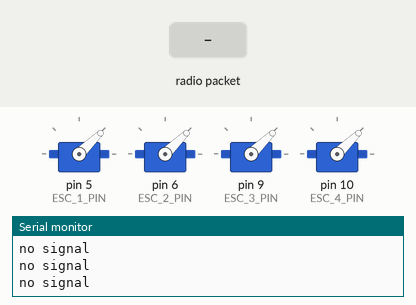
A sketch run on a simulated Arduino Uno, built with avr-gcc and run on an emulated ATmega328P. On the bench: 4 × servo, the last lines printed to the serial monitor. The test bench sets the inputs (shaded band). No radio packets arrive unless stated.

Above: at 6.4 s.
6.5 s: radio packet "1" arrives
At 6.9 s:
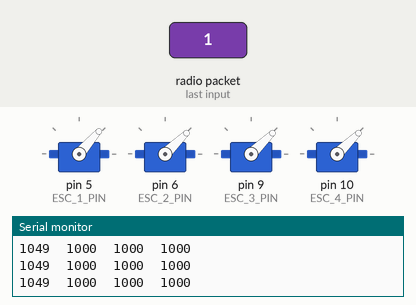
9.0 s: radio packet "0" arrives
At 9.8 s:
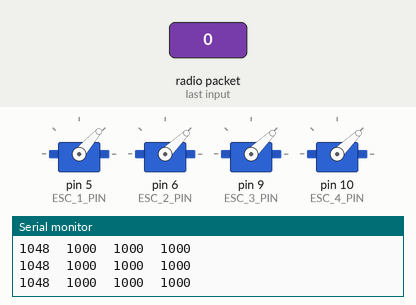
12.0 s: radio packet "2" arrives
At 12.8 s:
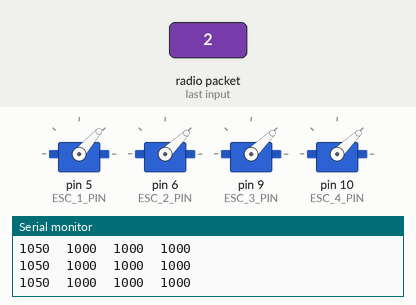
Timing chart, 0 to 15.0 s (numbered marks = the images above; inputs shaded):
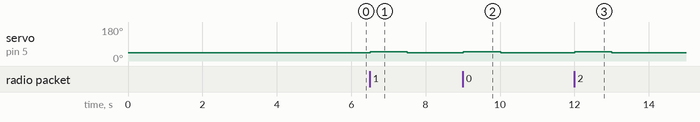

Measured:
- after the input at 6.5 s, servo on pin 5 (ESC_1_PIN): 44° → 49° at once, → 44° 1.0 s later
- after the input at 9.0 s, servo on pin 5 (ESC_1_PIN): 44° → 49° at once, → 44° 1.0 s later
- after the input at 12.0 s, servo on pin 5 (ESC_1_PIN): 44° → 49° at once, → 44° 1.0 s later

The sketch:

receiver_RX.ino
```cpp
#include <Servo.h>
#include <SPI.h>
#include "nRF24L01.h"
#include "RF24.h"
#include "printf.h"

#define ESC_1_PIN 5
#define ESC_2_PIN 6
#define ESC_3_PIN 9
#define ESC_4_PIN 10

#define CE_PIN 7
#define CS_PIN 8

#define MIN_SIGNAL 1000
#define MAX_SIGNAL 2000

Servo motor[4];
int esc[4];
int esc_pin[4] = { ESC_1_PIN, ESC_2_PIN, ESC_3_PIN, ESC_4_PIN };

RF24 radio(CE_PIN, CS_PIN);
const uint64_t pipe = 0xABCDABCD11LL;
byte data[12];

unsigned long t0;
unsigned long t1;

void setup(void) {
  Serial.begin(9600);
  printf_begin();
  delay(200);
  for (int i = 0; i < 4; i++){
    motor[i].attach(esc_pin[i]);
    motor[i].writeMicroseconds(MIN_SIGNAL);
    // todo: postaviti taster za test motora, led green-red.
  }
  delay(5000);
  radio.begin();
  radio.powerUp();
  radio.setChannel(108);
  radio.setPALevel(RF24_PA_MAX);
  radio.setDataRate(RF24_250KBPS);
  radio.setAutoAck(false);
  radio.disableCRC();
  radio.setRetries(2, 5);
  radio.openReadingPipe(1, pipe);
  radio.startListening();
  radio.printDetails();
  t0 = millis();
}

void loop(void){
  while(radio.available()){
    radio.read(&data, 12);
    t0 = millis();
  }

  t1 = millis();

  if (t1 - t0 > 1000) {
    for (int i = 0; i < 4; i++) {
      motor[i].writeMicroseconds(1000);
    }
    Serial.println("no signal");
    // todo: add alarm buzzer, red signal led
  } else {
    for (int i = 0; i < 4; i++) {
      esc[i] = (int) (data[i * 3 + 0] + data[i * 3 + 1] + data[i * 3 + 2] + MIN_SIGNAL);
      motor[i].writeMicroseconds(esc[i]);
    }
    Serial.print(esc[0]);
    Serial.print("\t");
    Serial.print(esc[1]);
    Serial.print("\t");
    Serial.print(esc[2]);
    Serial.print("\t");
    Serial.print(esc[3]);
    Serial.println();
  }
}
```
